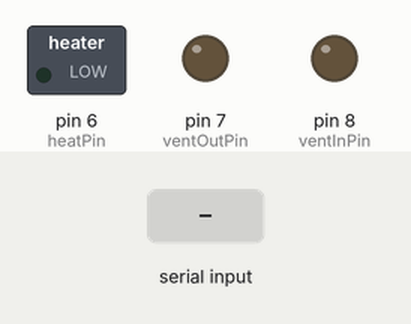
This sketch was run on a simulated Arduino Uno, built with avr-gcc and run on an emulated ATmega328P. Parts: switched loads named in the sketch (green lamp = pin HIGH), output pins drawn as LEDs (lit = HIGH). Inputs (shaded band) come from the test bench.

Above: at 1.2 s.
1.3 s: "30,150\n" received over the second serial link
At 2.5 s:
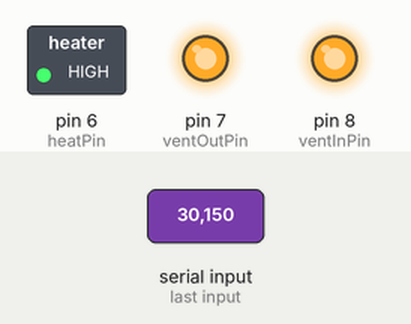
2.8 s: "90,45\n" received over the second serial link
At 3.8 s:
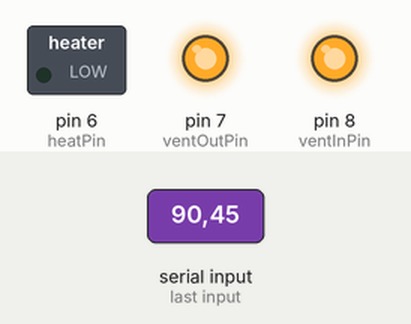
4.3 s: "200\n" received over the second serial link
At 5.5 s:
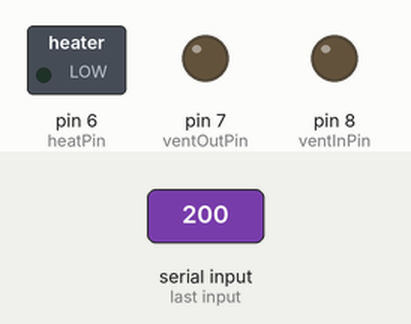
5.8 s: "1\n" received over the second serial link
At 6.8 s:
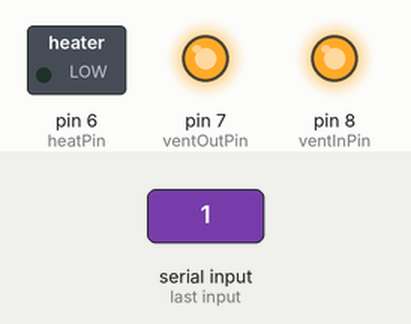
Timing chart, 0 to 8.3 s (numbered marks = the images above; inputs shaded):
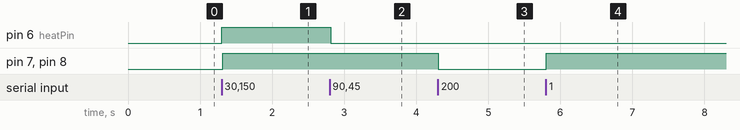

The sketch:

manual_heating.ino
```cpp
#include <Wire.h>
#include "autoHeat.h"

//Pins definitions
#define heatPin 6
#define ventOutPin 7
#define ventInPin 8
#define tempSensPin A0
#define rx 2
#define tx 3

//Variables declaring
AutoHeat autoBT(heatPin, ventOutPin, ventInPin, tempSensPin, rx, tx);

void setup() {
  autoBT.begin(9600);
}

void loop() {
    autoBT.manualHeatingON();
}
```

autoHeat.cpp
```cpp
/*
  AutoHeat.cpp - Library for automated heating using LM35 sensor.
  Created by Samuel Šipikal, December 2, 2021.
  Released into the public domain.
*/
#include "autoHeat.h"


AutoHeat::AutoHeat(int heatPin, int ventOutPin, int ventInPin, int tempPin, int rx, int tx): UserInterfaceBT(rx, tx){
  pinMode(heatPin, OUTPUT);
  _heatPin = heatPin;
  pinMode(ventInPin, OUTPUT);
  _ventInPin = ventInPin;
  pinMode(ventOutPin, OUTPUT);
  _ventOutPin = ventOutPin;
  _tempPin = tempPin;
}

bool AutoHeat::shouldHeat(float setedTemperature, float variance, float temperature){
  if ((setedTemperature - variance - temperature) > 0){return true;}
  else return false;
}

bool AutoHeat::isTemperatureInRange(float setedTemperature, float variance, float temperature){
  if (abs(setedTemperature - temperature) < variance){return true;}
  else return false;
}

bool AutoHeat::shouldVentilate(float setedTemperature, float variance, float temperature){
  if (setedTemperature + variance - temperature < 0){return true;}
  else return false;
}

bool AutoHeat::isAutoHeatingOn(){
      while (available() == 0){
      }
      int numberInput = read();
      if (numberInput == 1){
        bool autoBool = true;
        return autoBool;
      }
      else {
        bool autoBool = false;
        return autoBool;
      };
}

bool AutoHeat::manualHeatingON(){
  while (available() == 0){
  };

  if (available() > 0) {
    int intInput = read();
    println(intInput);
    bool flag;

  switch (intInput) {
  case 49:
    digitalWrite(_ventInPin, HIGH);
    digitalWrite(_ventOutPin, HIGH);
    flag = true;
    break;
  case 50:
    digitalWrite(_ventInPin, LOW);
    digitalWrite(_ventOutPin, LOW);
    flag = true;
    break;
  case 51:
    digitalWrite(_heatPin, HIGH);
    flag = true;
    break;
  case 52:
    digitalWrite(_heatPin, LOW);
    flag = true;
    break;
  case 53:
    flag = false;
    break;
  }
  return flag;
  };
}

int AutoHeat::autoHeatingON(float setTemperature, float variancet, float temp){
      if (isTemperatureInRange(setTemperature, variancet, temp)){
      digitalWrite(_heatPin, LOW);
      digitalWrite(_ventInPin, LOW);
      digitalWrite(_ventOutPin, LOW);
      return 0;
      }
    else if (shouldHeat(setTemperature, variancet, temp)){
      digitalWrite(_heatPin, HIGH);
      digitalWrite(_ventInPin, LOW);
      digitalWrite(_ventOutPin, LOW);
      return -1;
      }
    else if (shouldVentilate(setTemperature, variancet, temp)){
      digitalWrite(_ventInPin, HIGH);
      digitalWrite(_ventOutPin, HIGH);
      digitalWrite(_heatPin, LOW);
      return 1;
      }
}

float AutoHeat::getTemperature(int meassureDelay){
    float tempSum = 0;
    float meanTemp = 0;
    float rawTemp = 0;
    for (int i = 1; i < 50; i++){
      rawTemp = analogRead(_tempPin);
      tempSum = tempSum + rawTemp;
      meanTemp = tempSum / i;
      delay(meassureDelay);
    }
    float temperature = ( meanTemp/1024.0)*500;
    return temperature;
}

void AutoHeat::allDown(){
      digitalWrite(_heatPin, LOW);
      digitalWrite(_ventInPin, LOW);
      digitalWrite(_ventOutPin, LOW);
}
```

autoHeat.h
```cpp
#ifndef __ARDUINO_AUTO_HEAT_BT__
#define __ARDUINO_AUTO_HEAT_BT__

#include "Arduino.h"
#include "userInt.h"

class AutoHeat: public UserInterfaceBT {
        public:
            AutoHeat(int heatPin, int ventOutPin, int ventInPin, int tempPin, int rx, int tx);
            bool isAutoHeatingOn();
            bool manualHeatingON();
            int autoHeatingON(float setTemperature, float variancet, float temp);
            float getTemperature(int meassureDelay);
            void allDown();
        private:
            bool shouldHeat(float setedTemperature, float variance, float temperature);
            bool shouldVentilate(float setedTemperature, float variance, float temperature);
            bool isTemperatureInRange(float setedTemperature, float variance, float temperature);
       private:
            int _heatPin;
            int _ventInPin;
            int _ventOutPin;
            int _tempPin;
};

#endif
```

userInt.cpp
```cpp
#include "userInt.h"

UserInterfaceBT::UserInterfaceBT(int rx, int tx): SoftwareSerial(rx, tx){};

void UserInterfaceBT::printActualTemperature(float temperature){
    print("Temperature is: ");
    print(temperature);
    print(" degrees Celsius");
    println();
}

void UserInterfaceBT::printManualMode(){
  println("%%%%%%%%%%%%%");
  println("MANUAL MODE");
  println("%%%%%%%%%%%%%");
  println("Waiting for input...");
  println("Input:");
  println("1  for ventilating ON");
  println("2  for ventilating OFF");
  println("3  for heating ON");
  println("4  for heating OFF");
  println("5  for turn OFF the Manual mode");
  println();
}

float UserInterfaceBT::setVariance(){
      println("Set variance of temperature...");

      while (available() == 0){
        println("...");
        delay(5000);
      }

      if (available()>0) {
        String numberInput = readString();
        float variance = numberInput.toInt();
        print("Temperature variance is set to: ");
        delay(500);
        print(variance);
        println(" degrees Celsius");
        delay(500);
        return variance;
      }
}

float UserInterfaceBT::setTemperature(){
      println("Set temperature inside room...");

      while (available() == 0){
        println("...");
        delay(5000);
      }

      if (available()>0) {
        String numberInput = readString();
        float temperature = numberInput.toInt();
        print("Indoor temperature is set to: ");
        delay(50);
        print(temperature);
        println(" degrees Celsius");
        delay(50);
        return temperature;
      }
}
```

userInt.h
```cpp
#ifndef __ARDUINO_AUTO_HEAT_BT_UI__
#define __ARDUINO_AUTO_HEAT_BT_UI__

#include <Arduino.h>
#include <SoftwareSerial.h>

class UserInterfaceBT: public SoftwareSerial {
    public:
        UserInterfaceBT(int rx, int tx);
        void printActualTemperature(float temperature);
        void printManualMode();
        float setVariance();
        float setTemperature();
};

#endif
```

Measured:
- after the input at 1.3 s, pin 6 (heatPin), pin 7 (ventOutPin), pin 8 (ventInPin): LOW → HIGH at once
- after the input at 2.8 s, pin 6 (heatPin): HIGH → LOW at once
- after the input at 4.3 s, pin 7 (ventOutPin), pin 8 (ventInPin): HIGH → LOW at once
- after the input at 5.8 s, pin 7 (ventOutPin), pin 8 (ventInPin): LOW → HIGH at once
